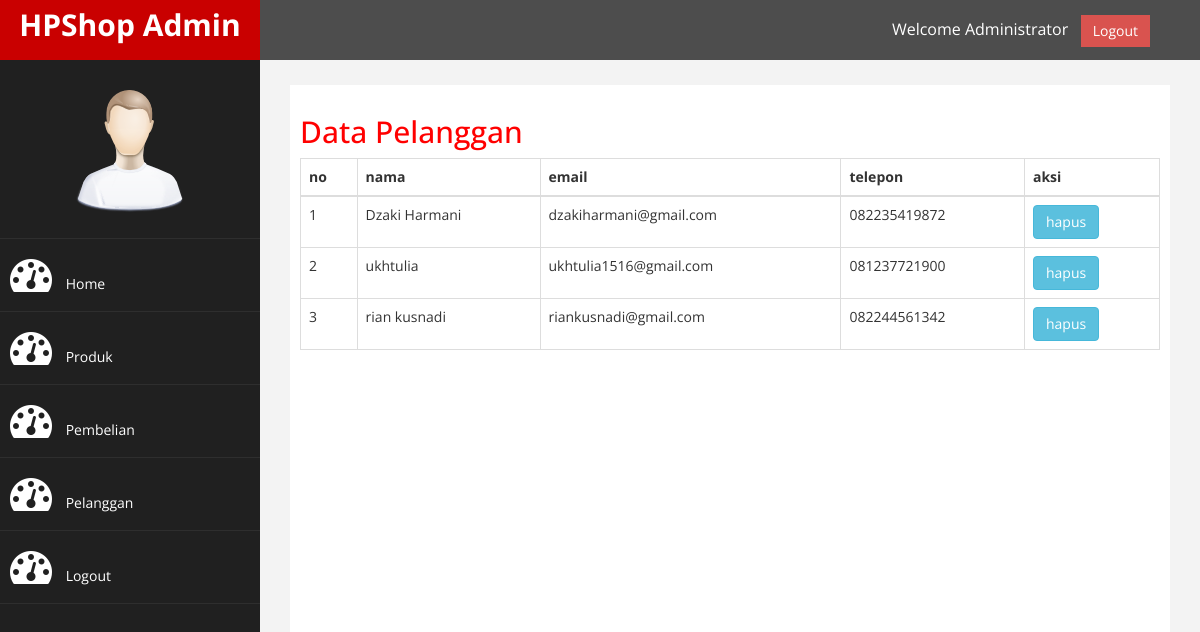
Page /admin/index.php?halaman=pelanggan (signed in) on the committed database.
### tables this page shows
CREATE TABLE `pelanggan` (
  `id_pelanggan` int(11) NOT NULL,
  `email_pelanggan` varchar(100) NOT NULL,
  `password_pelanggan` varchar(50) NOT NULL,
  `nama_pelanggan` varchar(100) NOT NULL,
  `telepon_pelanggan` varchar(25) NOT NULL,
  `alamat_pelanggan` text NOT NULL
);

### admin/pelanggan.php (the view)
<h2>Data Pelanggan</h2>
<table class="table table-bordered">
	<thead>
		<tr>
			<th>no</th>
			<th>nama</th>
			<th>email</th>
			<th>telepon</th>
			<th>aksi</th>
		</tr>
	</head>
	<tbody>
		<?php $nomor=1; ?>
		<?php $ambil=$koneksi->query("SELECT * FROM pelanggan");?>
		<?php while($pecah = $ambil->fetch_assoc()){?>
		<tr>
			<td><?php echo $nomor; ?></td>
			<td><?php echo $pecah['nama_pelanggan'];?></td>
			<td><?php echo $pecah['email_pelanggan'];?></td>
			<td><?php echo $pecah['telepon_pelanggan'];?></td>
			<td>
				<a href="" class="btn btn-info">hapus</a>
			</td>
		</tr>
		<?php $nomor++; ?>
	<?php } ?>
	</tbody>
</table>

### admin/assets/css/custom.css (style rules this page uses)
body { font-family: 'Open Sans', sans-serif; }
h2 { color: #f00; }

### rows in the picture
pelanggan: nama_pelanggan "Dzaki Harmani", email_pelanggan "dzakiharmani@gmail.com", telepon_pelanggan "082235419872"
pelanggan: nama_pelanggan "ukhtulia", email_pelanggan "ukhtulia1516@gmail.com", telepon_pelanggan "081237721900"
pelanggan: nama_pelanggan "rian kusnadi", email_pelanggan "riankusnadi@gmail.com", telepon_pelanggan "082244561342"
